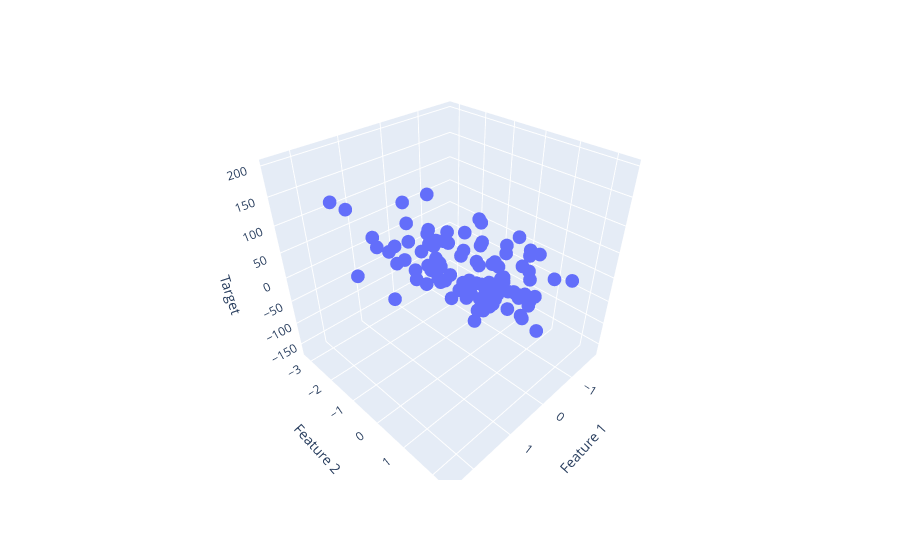

Notebook code cell kept with this figure:
### Code cell
fig = px.scatter_3d(df, x = 'Feature 1', y = 'Feature 2', z = 'Target')

fig.show()
